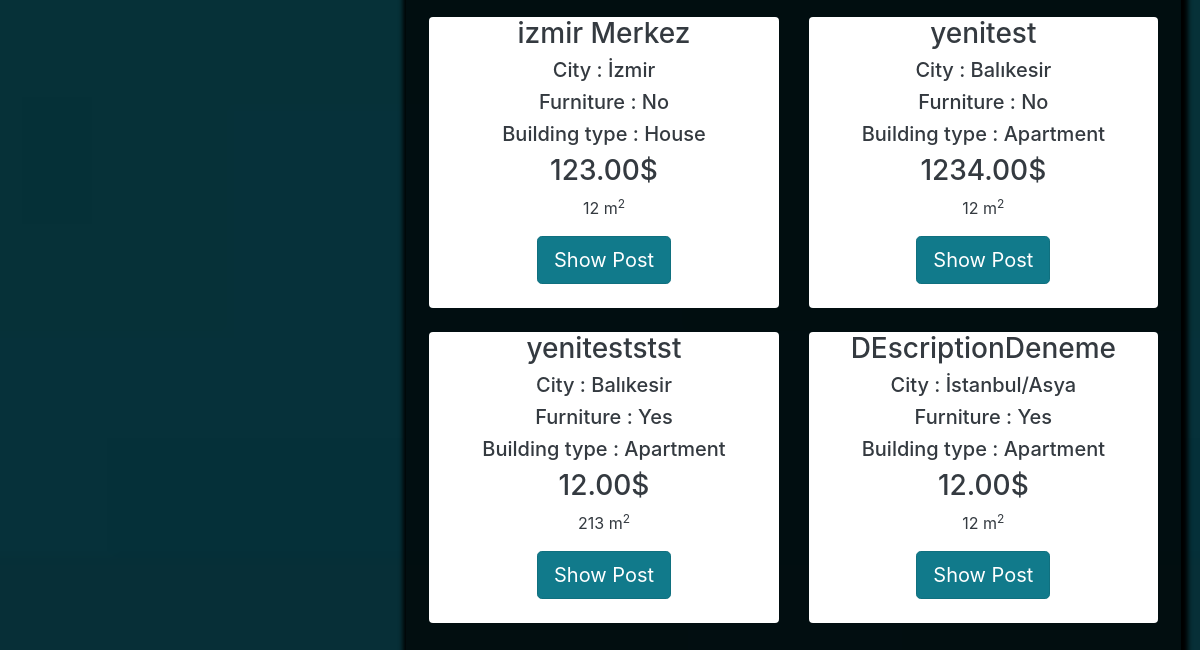
Page /postlistings/forsale (lower part) on the earlier database version.
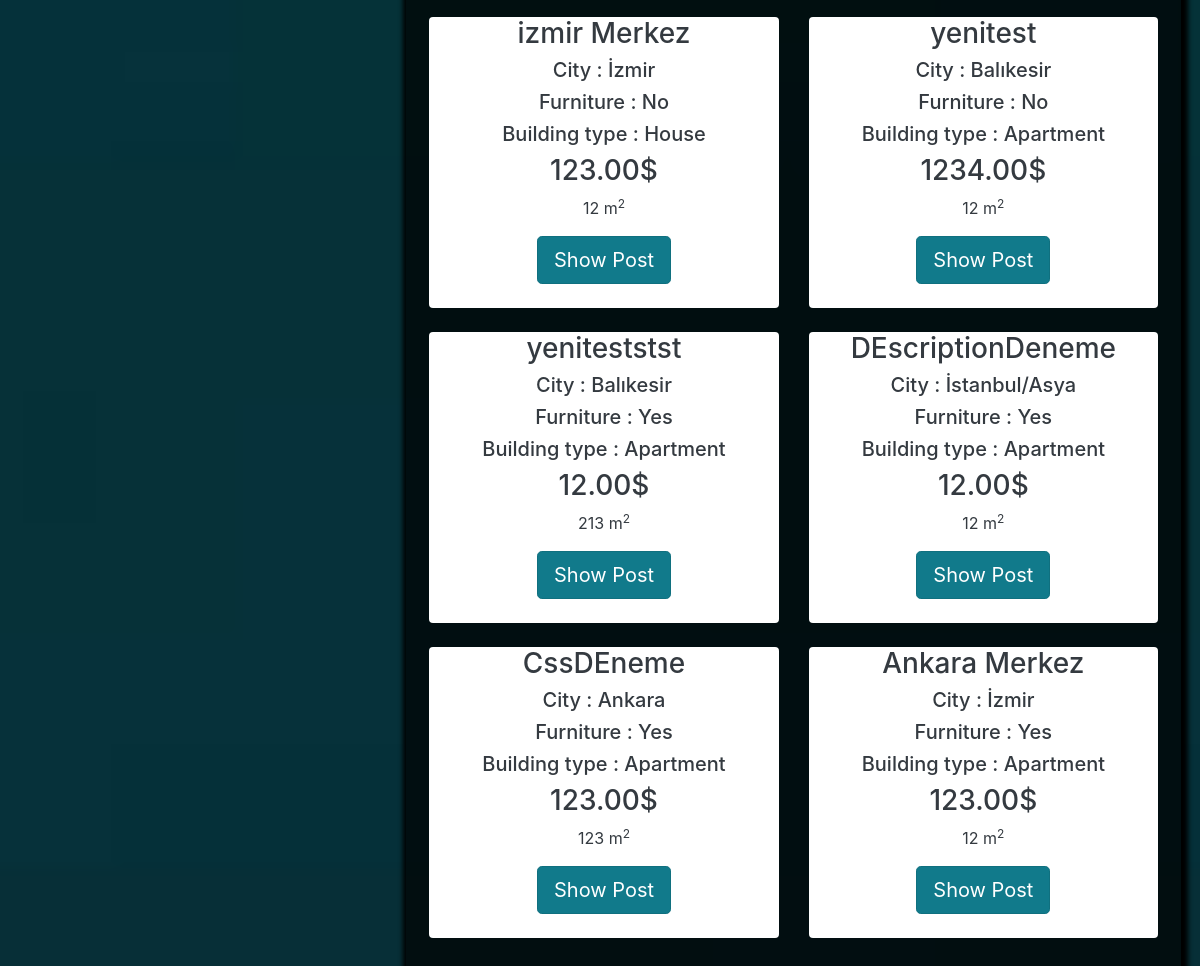
Same page on the later database version.
### main/models.py (models this page shows, shortened)
class Post(models.Model):
    ouruser = models.ForeignKey(ourUser, null=True, on_delete=models.CASCADE)
    post_title = models.CharField(max_length=255,null=True)
    post_description = models.TextField()
    price = models.DecimalField(decimal_places=2 , max_digits=12)
    location = models.CharField(max_length=255,null=True,choices=city)
    postType = models.CharField(choices=RorS , max_length=50, null=True , default='For Sale')
    floor = models.DecimalField(decimal_places=0 , max_digits=3 ,null=True)
    building_age = models.DecimalField(decimal_places=0, max_digits=2 , null=True)
    area = models.DecimalField(decimal_places=0,max_digits=4 ,null=True)
    isFurniture = models.CharField(choices=Furniture ,null=True,max_length=50,default="No")
    building_type = models.CharField(choices=b_types ,null=True ,max_length=50)

### main/views.py (the view)
# urls.py: path('postlistings/<str:RoS>',views.postlistings, name="postlistings" ),
def postlistings(request,RoS):
    if RoS == 'forsale':
        cu = Post.objects.all().filter(postType='For Sale')
    elif RoS =='forrent':
        cu = Post.objects.all().filter(postType='For Rent')
    query = request.GET.get('query')
    price_from = request.GET.get('price_from',0)
    price_to = request.GET.get('price_to', 1000000000)
    min_area = request.GET.get('min_area', 0)
    max_area = request.GET.get('max_area', 4000)
    min_age = request.GET.get('min_age', 0)
    max_age = request.GET.get('max_age', 100)
    if query != None:
        print("sadasdas")
        cu = cu.filter(Q(post_title__icontains = query) | Q(location__icontains = query)| Q(area__icontains = query)| Q(building_type__icontains = query))
    else:
        query = ""
    cu = cu.filter(price__gte =price_from).filter(price__lte=price_to)
    cu = cu.filter(area__gte=min_area).filter(area__lte=max_area)
    cu = cu.filter(building_age__gte=min_age).filter(building_age__lte=max_age)
    myFilter = PostFilter(request.GET , queryset=cu)
    cu = myFilter.qs
    context = {
        'cu': cu,
        'RoS': RoS,
        'price_from':price_from,
        'price_to':price_to,
        'min_area':min_area,
        'max_area':max_area,
        'min_age': min_age,
        'max_age': max_age,
        'myFilter': myFilter,
        'query':query,
    }
    return render(request, 'main/postlistings.html' , context )

### main/templates/main/postlistings.html (shortened to what this page needs)
{% extends 'main/mainpage.html' %}
{% load widget_tweaks %}
{% load static %}
{% block content %}
<head>
    <link rel="stylesheet" href="https://maxcdn.bootstrapcdn.com/bootstrap/4.0.0/css/bootstrap.min.css"
>
</head>
<form action="{% url 'postlistings' RoS %}" method="get">
<div class="container p-1 my-1 text-white rounded">
    <div class="row blog">
        <div class="col-md-3 ">
        </div>
        <div class="col-md-1">
            <br>
        </div>
        <div class="col-md-8 rounded" style=" box-shadow: 2px 2px 5px 5px #000000;background-color: rgba(0,0,0,0.7)">
            <div class="row p-2 my-2">
                {% if cu %}
                {% for i in cu %}
                <div class="col-md-6 ">
                    <div class="container-fluid bg-white rounded text-dark" style="text-align:center;">
                        <h3>{{ i.post_title }}</h3>
                        <h5>City : {{ i.location }}</h5>
                        <h5>Furniture : {{ i.isFurniture }}</h5>
                        <h5>Building type : {{ i.building_type }}</h5>
                        <h3>{{ i.price }}$</h3>
                        <p class="descroption">{{i.area}} m<sup>2</sup></p>
                        <a href="{% url 'product_details' i.id %}" class="btn btn-info btn-lg active" role="button"
                           aria-pressed="true">Show Post</a>
                        <br><br>
                    </div>
                    <br>
                </div>
                {% endfor %}
                {%else%}
                <h3>No related search results are available...</h3>
                {% endif %}
            </div>
        </div>
    </div>
</div>
</form>
{% endblock %}

### main/templates/main/mainpage.html (shortened to what this page needs)
<!DOCTYPE html>
{% load static %}
<html lang="en" dir="ltr">
<head>
</head>
<body class="g">
{% block content %}
{% endblock %}
</body>
</html>

### main/templates/main/mainpage.html (style rules this page uses)
body.g { background-image: url('/static/images/wallpaper.jpg'); background-size: cover; background-repeat: no-repeat; background-attachment: fixed; }

Differences in the rows shown:
added Post: post_title "CssDEneme", location "Ankara", isFurniture "Yes", building_type "Apartment", price "123.00", area "123"
added Post: post_title "Ankara Merkez", location "İzmir", isFurniture "Yes", building_type "Apartment", price "123.00", area "12"
